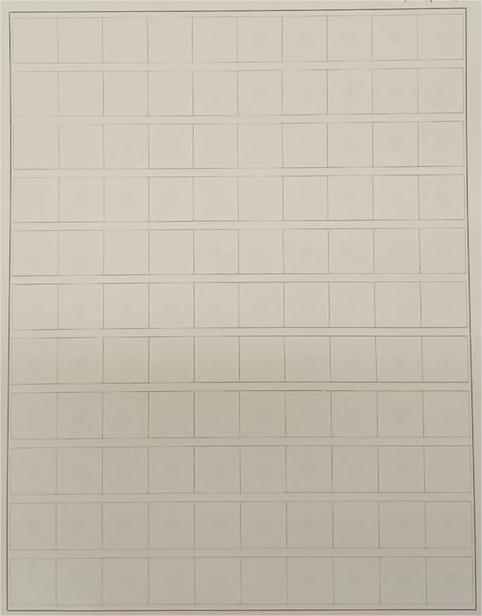
#> input picture img/src.jpg, 482 x 616 px
$ jupyter execute --allow-errors process.ipynb   (shell and % lines are left out)
#> lines starting #> are read from the running program, lines starting #| are printed output that depends on the picture
灰度图转换为二值图像（0, 255 两种取值）：不可取

手动更改图像的像素值分布

[cell 1]
"""
依次遍历图像每个像素点
    1. 如果像素值 < 150，该点的像素值 -= 100
    2. 否则：+= 50，如果超过 255，设置为255
"""
import cv2


# 读取图像
image = cv2.imread("img/src.jpg")
#> image is the input picture: shape (616, 482, 3); mean B, G, R 176.5, 190.5, 198.4
# image = cv2.imread("src.jpg")
# image = cv2.imread("test.jpg")
# image = cv2.imread("test1.png")

# 获取图像的高度和宽度
height, width, _ = image.shape

# 遍历图像的像素点
for y in range(height):
    for x in range(width):
        # 获取像素点的值（B, G, R）
        pixel = image[y, x]
        # 在这里对像素点进行处理
        # ...
        average = sum(pixel) // len(pixel)  # 计算平均值

        if average < 160:
            # 抑制小的 (黑色 -> 0) 降低文字线框亮度
            pixel = [max(int(value - 100) , 0) for value in pixel]
        else:
            # 放大大的 (白色 -> 255) 增大亮度
            pixel = [min(int(value + 30), 255) for value in pixel]

        # 将修改后的值赋给图像对应的像素位置
        image[y, x] = pixel
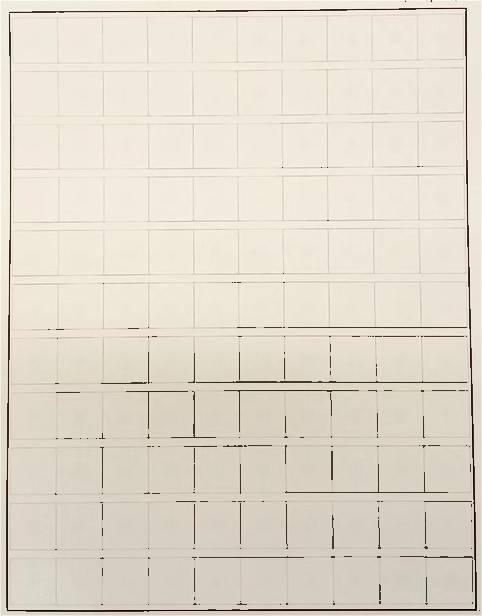
#> image: shape (616, 482, 3); mean B, G, R 203.8, 217.8, 225.7

# 显示黑白图像
cv2.imshow("Image", image)
cv2.waitKey(0)
cv2.destroyAllWindows()

# cv2.imwrite("tmp.jpg", image)

统计像素值的分布情况

[cell 2]
import cv2
import numpy as np
import matplotlib.pyplot as plt

def analyze_pixel_distribution(image_path):
    # 读取灰度图像
    image = cv2.imread(image_path, 0)

    # 统计像素值的分布
    pixel_values = image.flatten()

    # 绘制直方图
    plt.figure()
    plt.hist(pixel_values, bins=256, range=[0, 256])
    plt.title('Pixel Value Distribution')
    plt.xlabel('Pixel Value')
    plt.ylabel('Count')
    plt.show()

    # 计算均值和方差
    mean_value = np.mean(pixel_values)
    variance = np.var(pixel_values)

    print("Mean Value:", mean_value)
    print("Variance:", variance)

# 示例用法
image_path = ""
#> (the rest of this cell did not finish here and is left out)

以像素点为index绘制灰度图的像素值分布情况

[cell 3]
import cv2
import numpy as np
import matplotlib.pyplot as plt

def plot_pixel_distribution(image_path):
    # 读取灰度图像
    image = cv2.imread(image_path, 0)

    # 获取图像的高度和宽度
    height, width = image.shape

    # 将图像的像素值展平
    pixel_values = image.flatten()

    # 绘制像素值分布
    plt.figure()
    plt.plot(range(len(pixel_values)), pixel_values)
    plt.title('Pixel Value Distribution by Pixel Index')
    plt.xlabel('Pixel Index')
    plt.ylabel('Pixel Value')
    plt.show()

# 示例用法
#> (the rest of this cell did not finish here and is left out)

对灰度图重新进行绘制，规则如下：
遍历整张灰度图，如果该点的像素值>170，将该点的像素值设置为255，否则将其像素值设置为0

[cell 4]
import cv2
import numpy as np
import matplotlib.pyplot as plt

def draw_modified_gray_image(image_path):
    # 读取灰度图像
    image = cv2.imread(image_path, 0)

    # 获取图像的高度和宽度
    height, width = image.shape

    # 创建空白图像用于绘制修改后的灰度图
    modified_image = np.zeros((height, width), dtype=np.uint8)

    # 遍历灰度图像，根据像素值进行修改
    for y in range(height):
        for x in range(width):
            if image[y, x] > 170:
                modified_image[y, x] = 100

    # 显示原始灰度图像和修改后的灰度图像
    plt.figure(figsize=(10, 5))
    plt.subplot(1, 2, 1)
    plt.imshow(image, cmap='gray')
    plt.title('Original Gray Image')
    plt.axis('off')

    plt.subplot(1, 2, 2)
    plt.imshow(modified_image, cmap='gray')
    plt.title('Modified Gray Image')
    plt.axis('off')

    plt.tight_layout()
    plt.show()

# 示例用法
#> (the rest of this cell did not finish here and is left out)

在原图上以像素值为颜色深度重新进行可视化

[cell 5]
import cv2
import numpy as np
import matplotlib.pyplot as plt

def visualize_pixel_intensity(image_path):
    # 读取灰度图像
    image = cv2.imread(image_path, 0)

    # 使用imshow函数以像素值为颜色深度进行可视化
    plt.imshow(image, cmap='gray')
    plt.colorbar()
    plt.title('Pixel Intensity Visualization')
    plt.show()

# 示例用法
#> (the rest of this cell did not finish here and is left out)

x轴以像素值为index，横向扫描灰度图，将其在这一行的像素值进行统计求和，可视化展示

[cell 6]
import cv2
import numpy as np
import matplotlib.pyplot as plt

def visualize_horizontal_pixel_sum(image_path):
    # 读取灰度图像
    image = cv2.imread(image_path, 0)

    # 获取图像的高度和宽度
    height, width = image.shape

    # 计算每行的像素值和
    pixel_sum = np.sum(image, axis=1)

    # 可视化每行的像素值和
    # plt.plot(pixel_sum, range(height))
    plt.plot(range(height), pixel_sum)
    plt.xlabel('Pixel Sum')
    plt.ylabel('Row Index')
    plt.title('Horizontal Pixel Sum Visualization')
    plt.show()

# 示例用法
#> (the rest of this cell did not finish here and is left out)

怎么让图片的线条更加明显：没什么用

[cell 7]
## 效果挺好；对比度增强（直方图均衡化）
import cv2

image_path="img/src.jpg"
image = cv2.imread(image_path)
# gray = cv2.cvtColor(image, cv2.COLOR_BGR2GRAY)

lab_image = cv2.cvtColor(image, cv2.COLOR_BGR2Lab)
#> lab_image: shape (616, 482, 3); mean of channels 0, 1, 2 197.5, 128.6, 136.1
b, g, r = cv2.split(lab_image)
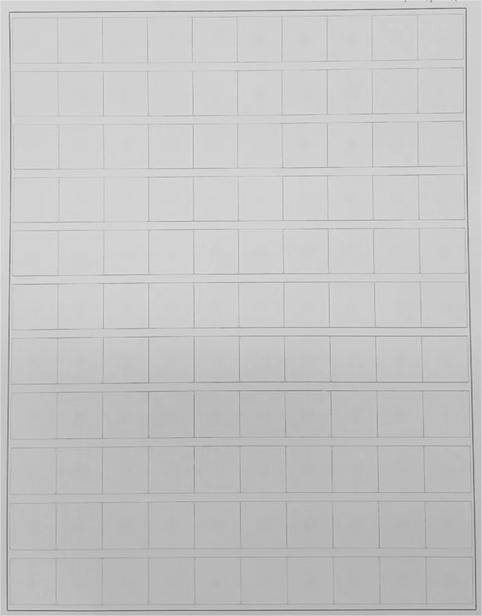
#> b: shape (616, 482); min 112, max 231, mean 197.5
equalized = cv2.equalizeHist(b+r)
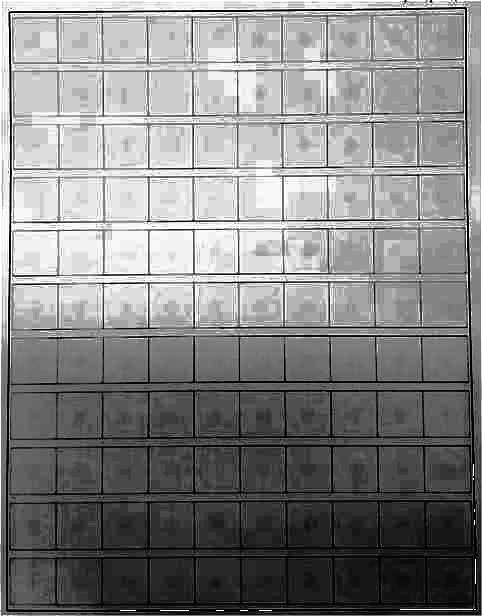
#> equalized: shape (616, 482); min 0, max 255, mean 132.5

# 显示裁剪后的图像
# cv2.imshow('Image', equalized)
# cv2.waitKey(0)
# cv2.destroyAllWindows()
cv2.imwrite("tmp.jpg", equalized)
#> Out = True

✅ 将图像进行分离，得到每个颜色通道的信息，重新对颜色通道进行组合

GPT: 每个颜色通道的性质，不谈基本的颜色，更加广泛的性质

[cell 8]
import cv2
import numpy as np

def average_blue_channel(image):
    # 分离B、G、R通道
    b_channel, g_channel, r_channel = cv2.split(image)
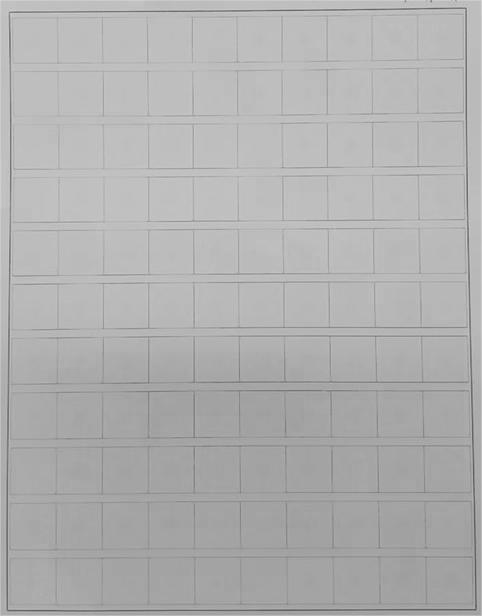
#> b_channel: shape (616, 482); min 91, max 215, mean 176.5

    # 计算B通道的平均值
    average_b = np.mean(b_channel)
#> average_b = 176.5
    average_g = np.mean(g_channel)
#> average_g = 190.5
    average_r = np.mean(r_channel)
#> average_r = 198.4

    # 创建与原始图像大小相同的平均B通道图像
    average_b_channel = np.full_like(b_channel, average_b, dtype=np.uint8)
    average_g_channel = np.full_like(g_channel, average_g, dtype=np.uint8)
    average_r_channel = np.full_like(r_channel, average_r, dtype=np.uint8)

    # 合并平均B通道与原始G、R通道
    # averaged_image = cv2.merge([average_b_channel, g_channel, r_channel])
    # averaged_image = cv2.merge([average_b_channel, g_channel])
    averaged_image = average_b_channel + g_channel
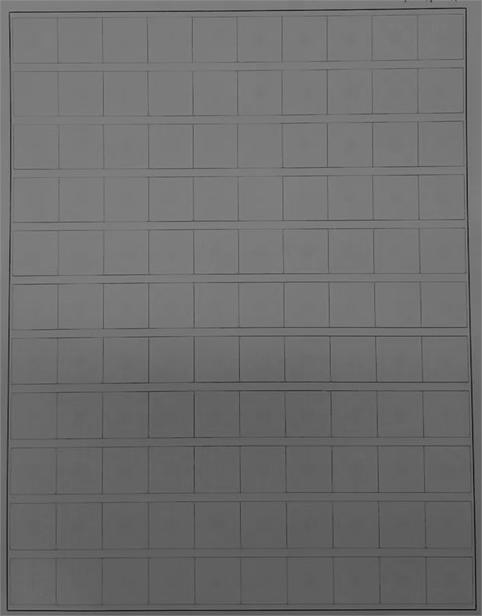
#> averaged_image: shape (616, 482); min 23, max 148, mean 110.5

    return averaged_image

# 读取图像
image = cv2.imread("img/src.jpg")

# 对B通道进行平均
averaged_image = average_blue_channel(image)

# 显示原始图像和平均B通道图像
# cv2.imshow("Original Image", image)
cv2.imshow("Averaged Blue Channel Image", averaged_image)
cv2.waitKey(0)
cv2.destroyAllWindows()
cv2.imwrite("tmp.jpg", averaged_image)
#> Out = True

GPT:
分别找到一张图片中距离四个角点最近点的第一个像素点的坐标，该像素点必须满足其灰度值<150;
按照行遍历的方式不可取，应该按照圆形遍历的方式，圆心为角点，这样才是距离最短.

根据四个角点的坐标对原图像进行裁剪，左上角点和右上角连线，左下角，右下角，左上角左下角，右上角右下角.

[cell 9]
import cv2
import numpy as np
import os


def find_nearest_point(image, center, threshold):
    rows, cols = image.shape
    min_distance = float("inf")
    nearest_point = None

    for r in range(min(rows, cols) // 2):
        for theta in np.arange(0, 2 * np.pi, 0.01):
            x = int(center[0] + r * np.cos(theta))
            y = int(center[1] + r * np.sin(theta))

            if x >= 0 and x < cols and y >= 0 and y < rows and image[y, x] < threshold:
                distance = np.linalg.norm(np.array([x, y]) - center)
                if distance < min_distance:
                    min_distance = distance
                    nearest_point = (x, y)

    return nearest_point


def crop_image(image, corners):
    # 定义目标图像的尺寸
    width = max(np.linalg.norm(corners[1] - corners[0]), np.linalg.norm(corners[3] - corners[2]))
    height = max(np.linalg.norm(corners[2] - corners[0]), np.linalg.norm(corners[3] - corners[1]))
    dst_corners = np.array([[0, 0], [width - 1, 0], [0, height - 1], [width - 1, height - 1]], dtype=np.float32)

    # 计算透视变换矩阵
    transform_matrix = cv2.getPerspectiveTransform(corners, dst_corners)

    # 进行透视变换
    warped_image = cv2.warpPerspective(image, transform_matrix, (int(width), int(height)))

    return warped_image


def run_find_nearest_point(image_path):
    # 读取图像
#> called with image_path = 'img/src.jpg'
    image = cv2.imread(image_path, cv2.IMREAD_GRAYSCALE)
#> image: shape (616, 482)

    # 四个角点的坐标
    top_left = (0, 0)
    top_right = (image.shape[1] - 1, 0)
    bottom_left = (0, image.shape[0] - 1)
    bottom_right = (image.shape[1] - 1, image.shape[0] - 1)

    # 设置阈值
    threshold = 150

    # 找到距离四个角点最近的第一个满足条件的像素点的坐标
    nearest_top_left = find_nearest_point(image, top_left, threshold)
#> nearest_top_left = (9, 12)
    nearest_top_right = find_nearest_point(image, top_right, threshold)
#> nearest_top_right = (466, 8)
    nearest_bottom_left = find_nearest_point(image, bottom_left, threshold)
#> nearest_bottom_left = (7, 610)
    nearest_bottom_right = find_nearest_point(image, bottom_right, threshold)
#> nearest_bottom_right = (475, 610)

    # 打印结果
    print("Nearest point to top left corner:", nearest_top_left)
#| Nearest point to top left corner: (9, 12)
    print("Nearest point to top right corner:", nearest_top_right)
#| Nearest point to top right corner: (466, 8)
    print("Nearest point to bottom left corner:", nearest_bottom_left)
#| Nearest point to bottom left corner: (7, 610)
    print("Nearest point to bottom right corner:", nearest_bottom_right)
#| Nearest point to bottom right corner: (475, 610)

    return nearest_top_left, nearest_top_right, nearest_bottom_left, nearest_bottom_right


def run_crop_image(image_path, top_left, top_right, bottom_left, bottom_right):
    # 读取图像
    image = cv2.imread(image_path)

    # 原图像的四个角点坐标
    original_corners = np.array([top_left, top_right, bottom_left, bottom_right], dtype=np.float32)

    # 对图像进行裁剪
    cropped_image = crop_image(image, original_corners)

    # 显示裁剪后的图像
    cv2.imshow("Cropped Image", cropped_image)
    cv2.waitKey(0)
    cv2.destroyAllWindows()
    cv2.imwrite(f"img/cropped/{os.path.basename(image_path)}", cropped_image)


def main():
    image_path = "img/src.jpg"
    top_left, top_right, bottom_left, bottom_right = run_find_nearest_point(image_path)
#> top_left = (9, 12); top_right = (466, 8); bottom_left = (7, 610); bottom_right = (475, 610)
    run_crop_image(image_path, top_left, top_right, bottom_left, bottom_right)
#> in run_crop_image, `original_corners = np.array([top_left, top_right, bottom_left, bottom_..`: original_corners = [[9, 12], [466, 8], [7, 610], [475, 610]]
#> in crop_image, `width = max(np.linalg.norm(corners[1] - corners[0]), np.linalg.norm(co..`: width = 468
#> in crop_image, `height = max(np.linalg.norm(corners[2] - corners[0]), np.linalg.norm(c..`: height = 602.1
#> in crop_image, `dst_corners = np.array([[0, 0], [width - 1, 0], [0, height - 1], [widt..`: dst_corners = [[0, 0], [467, 0], [0, 601.1], [467, 601.1]]
#> in crop_image, `transform_matrix = cv2.getPerspectiveTransform(corners, dst_corners)`: transform_matrix = [[1.03, 0.00344, -9.31], [0.00901, 1.03, -12.44], [1.5e-05, 4.01e-05, 1]]
#> in crop_image, `warped_image = cv2.warpPerspective(image, transform_matrix, (int(width..`:
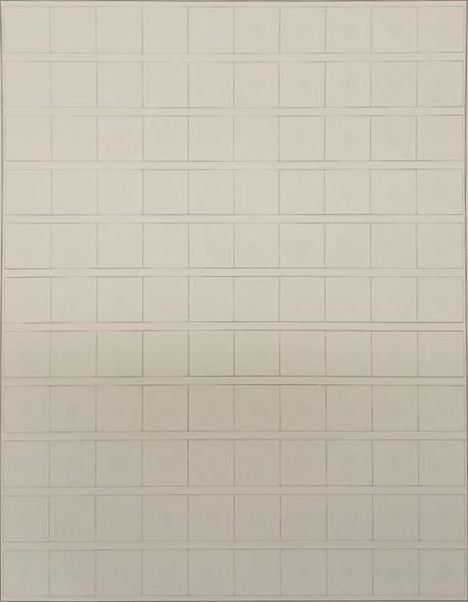
#> warped_image: shape (602, 468, 3); mean B, G, R 176.3, 190.4, 198.3


main()

https://github.com/PaddlePaddle/PaddleOCR/blob/release/2.6/doc/doc_en/inference_ppocr_en.md

划分格子

[cell 10]
"""根据分布情况对图片进行线框划分"""
import cv2
import numpy as np
import matplotlib.pyplot as plt

# 读取图像
image = cv2.imread("img/cropped/17.jpg")
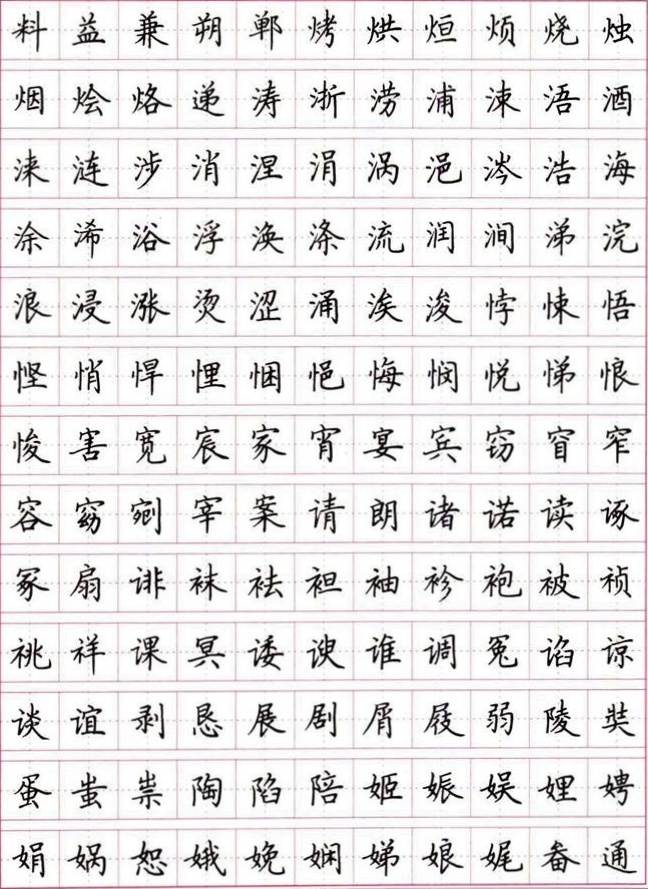
#> input picture img/cropped/17.jpg, 648 x 889 px
#> image is the input picture: shape (889, 648, 3); mean B, G, R 227.7, 227.2, 229.4

# 转换为灰度图
gray_image = cv2.cvtColor(image, cv2.COLOR_BGR2GRAY)

# 计算每列像素值的和
column_sums = np.sum(gray_image, axis=0)
#> column_sums = 648 values, max 222247 at index 478, min 142496 at index 0, mean 202619.7

# 绘制直方图
plt.plot(column_sums)
plt.xlabel("Column Index")
plt.ylabel("Sum of Pixel Values")
plt.title("Histogram of Column Sums")
plt.show()
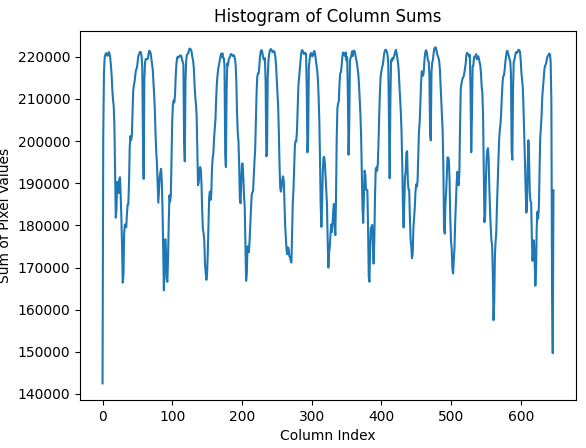
#> figure drawn by matplotlib, 1 panel; curve peaks at x = 478, y = 222247

Python 读取图片，转换为灰度图，并分析图像每列像素值的和的直方图分布情况，横轴为每一列像素值对应的index，纵轴的值为每一个index对应的那列的像素值的和，opencv，图片的路径为："img/cropped/17.jpg"

[cell 11]
import cv2
import numpy as np
import matplotlib.pyplot as plt

# 读取图像
image = cv2.imread("img/cropped/17.jpg")

# 转换为灰度图
gray_image = cv2.cvtColor(image, cv2.COLOR_BGR2GRAY)

# 获取图像的宽度
width = gray_image.shape[1]

# 定义区间大小
interval = 50

# 计算每列像素值的和
column_sums = np.sum(gray_image, axis=0).astype(np.int64)

# 存储最大值和最小值点的索引
maxima_indices = []
minima_indices = []

# 初始化起点为0
start_index = 1

while start_index < width - 1:
    # 计算当前区间内的列索引范围
    end_index = min(start_index + interval, width)

    # 在当前区间内寻找最大值和最小值点的索引
    interval_column_sums = column_sums[start_index:end_index]
    max_index = np.argmax(interval_column_sums)
    maxima_indices.append(start_index + max_index)
    min_index = np.argmin(interval_column_sums)
    minima_indices.append(start_index + min_index)

    # 更新起点为横坐标更大的点
    start_index = min(maxima_indices[-1], minima_indices[-1])
    start_index += interval
#> this loop made 11 passes
#> (end_index, max_index, min_index, start_index) on passes 2 to 9: (109, 8, 29, 117), (167, 8, 32, 175), (225, 9, 31, 234), (284, 8, 37, 292), (342, 12, 32, 354), (404, 7, 29, 411), (461, 10, 33, 471), (521, 7, 32, 528)
#> after the loop, maxima_indices = [9, 67, 125, 184, 242, 304, 361, 421, 478, 536, 597]; minima_indices = [29, 88, 149, 206, 271, 324, 383, 444, 503, 561, 621]

# 绘制折线图/直方图
plt.plot(column_sums)
# plt.bar(range(len(column_sums)), column_sums)  # 直方图
plt.xlabel("Column Index")
plt.ylabel("Sum of Pixel Values")
plt.title("Histogram of Column Sums")

# 突出显示最大值点
plt.scatter(maxima_indices, column_sums[maxima_indices], color="red", label="Maxima")

# 突出显示最小值点
plt.scatter(minima_indices, column_sums[minima_indices], color="red", label="Minima")

# 在图像上显示坐标信息
for i in range(len(maxima_indices)):
    plt.annotate(
        f"({maxima_indices[i]}, {column_sums[maxima_indices[i]]})",
        (maxima_indices[i], column_sums[maxima_indices[i]]),
        color="red",
        xytext=(5, -15),
        textcoords="offset points",
    )
#> this loop made 11 passes

for i in range(len(minima_indices)):
    plt.annotate(
        f"({minima_indices[i]}, {column_sums[minima_indices[i]]})",
        (minima_indices[i], column_sums[minima_indices[i]]),
        color="red",
        xytext=(5, 10),
        textcoords="offset points",
    )

plt.legend()
plt.show()
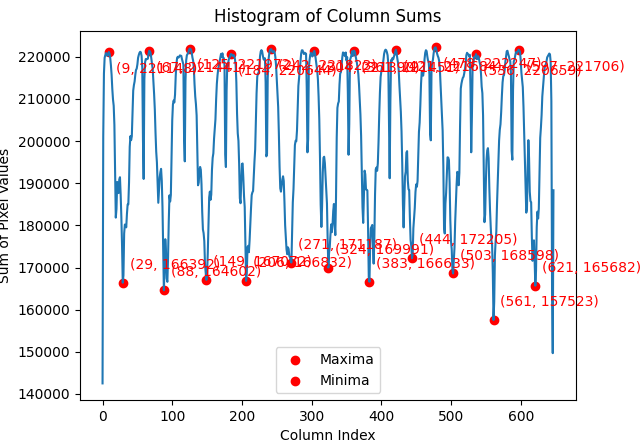
#> figure drawn by matplotlib, 1 panel; curve peaks at x = 478, y = 222247

> `from scipy.signal import find_peaks` 直接找到，可以自定义寻找的范围！±5

统计图中的极值点，极大值点和极小值点突出显示，并在图像上显示其坐标信息，图片的路径为："img/cropped/17.jpg"

[cell 12]
import cv2
import numpy as np
import matplotlib.pyplot as plt
from scipy.signal import find_peaks

# 读取图像
image = cv2.imread('img/cropped/17.jpg')

# 转换为灰度图像
gray_image = cv2.cvtColor(image, cv2.COLOR_BGR2GRAY)

# 计算每列像素值的和
column_sums = np.sum(gray_image, axis=0).astype(np.int64)

# 所有列的平均值，虚线显示
mean_value = np.mean(column_sums)
#> mean_value = 202619.7
#> (the rest of the program and of its run is left out)
